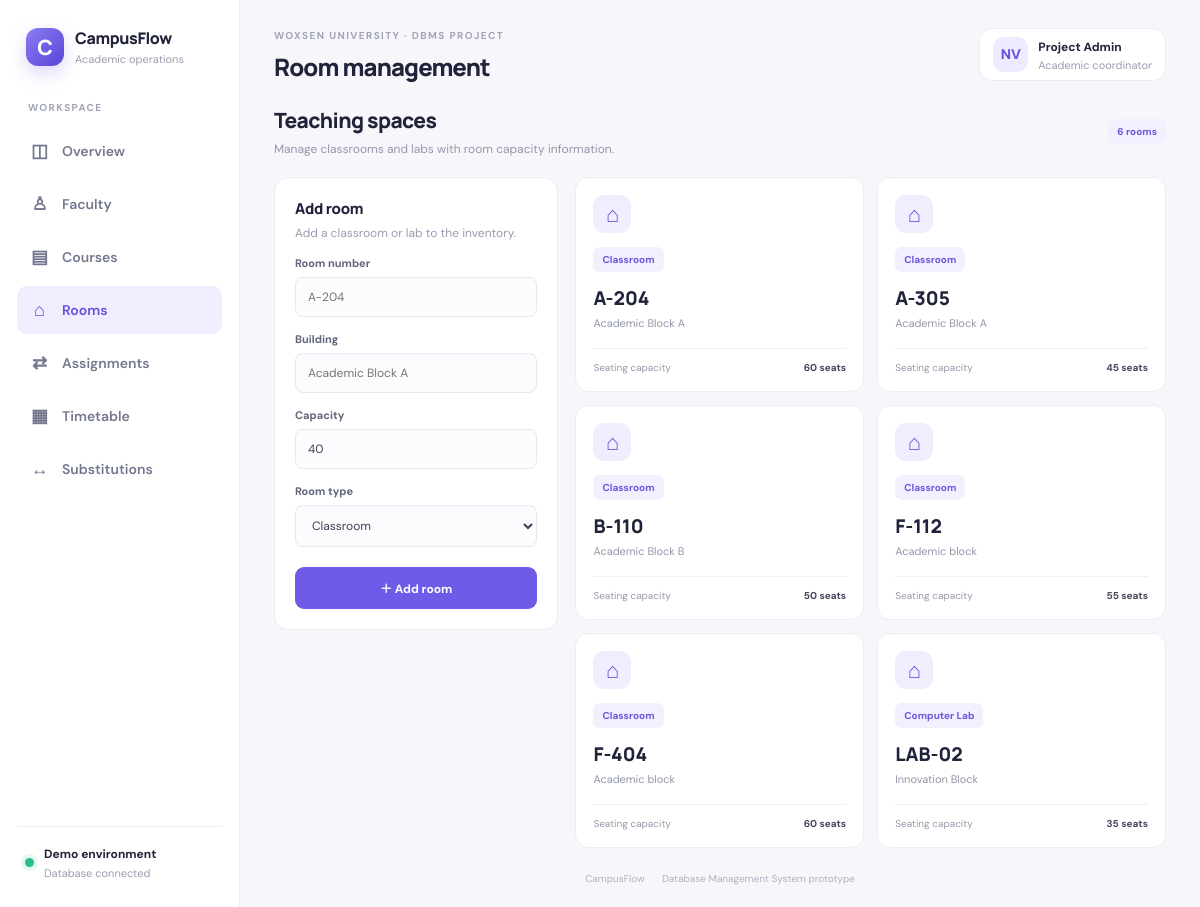
Screenshot of /rooms with the database file from the repository.
### tables this page shows
CREATE TABLE rooms (
            id INTEGER PRIMARY KEY AUTOINCREMENT, room_no TEXT NOT NULL UNIQUE,
            building TEXT NOT NULL, capacity INTEGER NOT NULL DEFAULT 40,
            room_type TEXT NOT NULL DEFAULT 'Classroom'
        );

### app.py (the view, shortened to what this page needs)
@app.route("/rooms", methods=["GET","POST"])
def rooms():
    with connect() as con:
        rows=con.execute("SELECT * FROM rooms ORDER BY room_no").fetchall()
    return render_template("rooms.html",rows=rows)

### app.py (called while the page is built)
def connect():
    con = sqlite3.connect(DB)
    con.row_factory = sqlite3.Row
    con.execute("PRAGMA foreign_keys = ON")
    return con

### templates/rooms.html
{% extends "base.html" %}{% set heading="Room management" %}
{% block content %}
<div class="page-intro"><div><h2>Teaching spaces</h2><p>Manage classrooms and labs with room capacity information.</p></div><span class="tag">{{ rows|length }} rooms</span></div>
<div class="content-grid"><form class="panel form-panel" method="post"><h3>Add room</h3><p class="muted">Add a classroom or lab to the inventory.</p><label>Room number<input name="room_no" required placeholder="A-204"></label><label>Building<input name="building" required placeholder="Academic Block A"></label><label>Capacity<input name="capacity" type="number" min="1" value="40" required></label><label>Room type<select name="room_type"><option>Classroom</option><option>Computer Lab</option><option>Seminar Hall</option><option>Laboratory</option></select></label><button class="button" type="submit">＋ Add room</button></form>
<div class="room-grid">{% for r in rows %}<div class="room-card"><div class="room-symbol">⌂</div><span class="tag">{{ r.room_type }}</span><h3>{{ r.room_no }}</h3><p>{{ r.building }}</p><div class="room-capacity"><span>Seating capacity</span><b>{{ r.capacity }} seats</b></div></div>{% endfor %}</div></div>{% endblock %}

### static/style.css (style rules this page uses)
:root { --ink:#20233a;--muted:#85899f;--line:#ececf4;--purple:#6e5be8;--bg:#f7f7fb;--white:#fff }
* { box-sizing:border-box }
body { margin:0;background:var(--bg);color:var(--ink);font-family:'DM Sans',Arial,sans-serif;font-size:14px }
.button { border:0;background:var(--purple);color:#fff;border-radius:9px;padding:12px 16px;font:700 12px 'DM Sans';cursor:pointer;text-decoration:none;display:inline-flex;align-items:center;justify-content:center;white-space:nowrap }
.stat-card,.panel { background:#fff;border:1px solid var(--line);border-radius:14px }
.panel { padding:20px;min-width:0 }
.panel h3,.panel-head h3 { font:800 15px Manrope;margin:0;letter-spacing:-.3px }
.panel-head p,.muted { font-size:12px;color:#989caf;margin:6px 0 0 }
.tag { display:inline-block;padding:6px 9px;border-radius:7px;background:#f2f0ff;color:#6a57dc;font-size:10px;font-weight:700 }
.page-intro { display:flex;justify-content:space-between;align-items:center;margin:4px 0 20px }
.page-intro h2 { font:800 21px Manrope;margin:0;letter-spacing:-.6px }
.page-intro p { color:#9397aa;font-size:12px;margin:7px 0 0 }
.content-grid { display:grid;grid-template-columns:minmax(260px,.65fr) minmax(0,1.35fr);gap:17px;align-items:start }
.form-panel h3 { margin-bottom:0 }
.form-panel label { display:block;font-size:11px;font-weight:700;color:#62667d;margin-top:15px }
.form-panel input,.form-panel select,.form-panel textarea { display:block;width:100%;margin-top:7px;border:1px solid #e8e8f1;border-radius:8px;background:#fcfcfe;padding:11px 12px;font:12px 'DM Sans';color:#3d4056;outline:none }
.form-panel>.button { width:100%;margin-top:20px }
.room-grid { display:grid;grid-template-columns:repeat(2,minmax(0,1fr));gap:13px }
.room-card { background:#fff;border:1px solid var(--line);border-radius:13px;padding:17px }
.room-symbol { width:38px;height:38px;border-radius:11px;background:#f0edff;color:#6b59df;display:grid;place-items:center;font-size:22px;margin-bottom:14px }
.room-card h3 { font:800 19px Manrope;margin:13px 0 5px }
.room-card p { font-size:11px;color:#9296a9;margin:0 0 18px }
.room-capacity { border-top:1px solid #f0f0f6;padding-top:12px;display:flex;justify-content:space-between;font-size:10px;color:#9699aa }
.room-capacity b { color:#44475d }

### rows the page displays
rooms: room_type "Classroom", room_no "A-204", building "Academic Block A", capacity "60"
rooms: room_type "Classroom", room_no "A-305", building "Academic Block A", capacity "45"
rooms: room_type "Classroom", room_no "B-110", building "Academic Block B", capacity "50"
rooms: room_type "Classroom", room_no "F-112", building "Academic block", capacity "55"
rooms: room_type "Classroom", room_no "F-404", building "Academic block", capacity "60"
rooms: room_type "Computer Lab", room_no "LAB-02", building "Innovation Block", capacity "35"

### other values shown
{{ heading or "Faculty Workload & Timetable" }} "Room management"
{{ rows|length }} "6"
